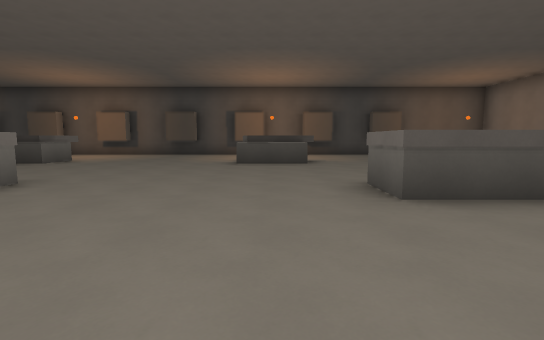
[1] (above)

17 first-person views from a walk through a 3-D level made in the Godot game engine. The camera is 1.4 m above the floor, tilts 6° down and sees 85° across. The floor is counted in squares, 2 m on a side. Each view is taken from the middle of a square. On the plan, view 1 faces up. The plan holds only what a view shows up to about 10 squares ahead; the rest is blank. The place goes on beyond the plan. Flat picture figures and markers are left out.

[2]
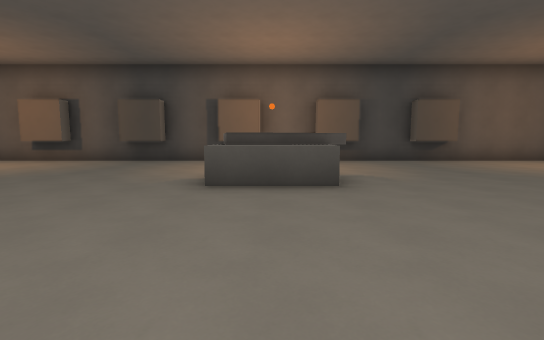

[3]
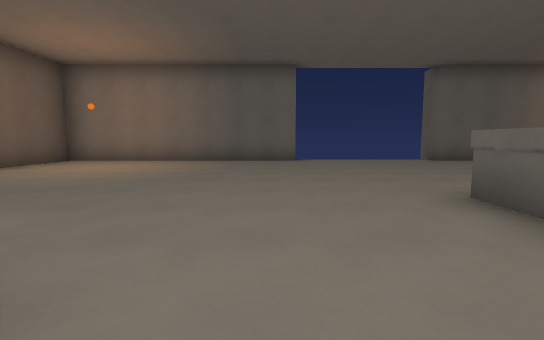

[4]
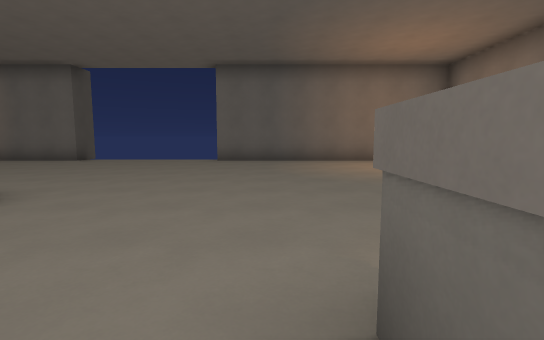

[5]
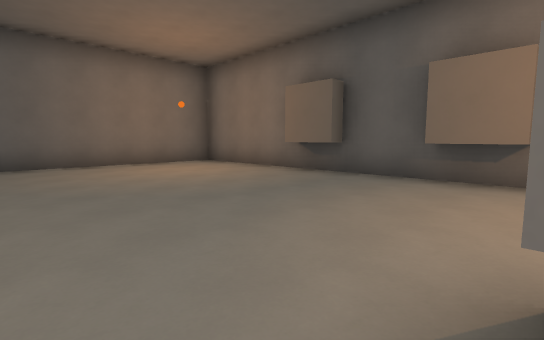

[6]
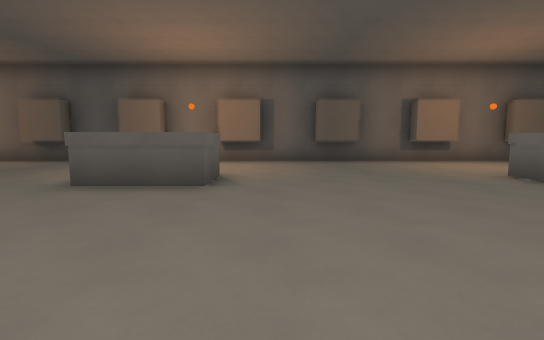

[7]
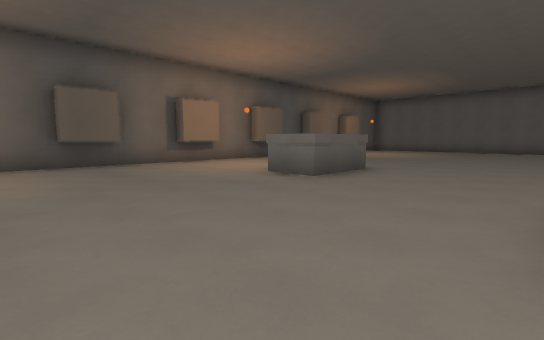

[8]
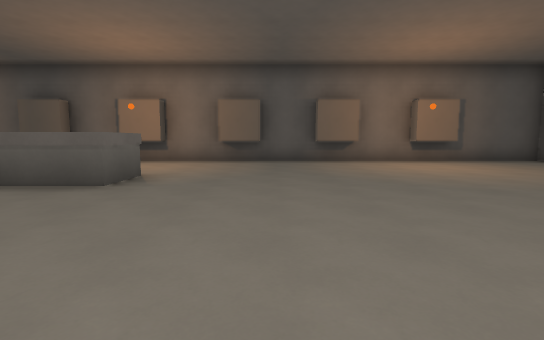

[9]
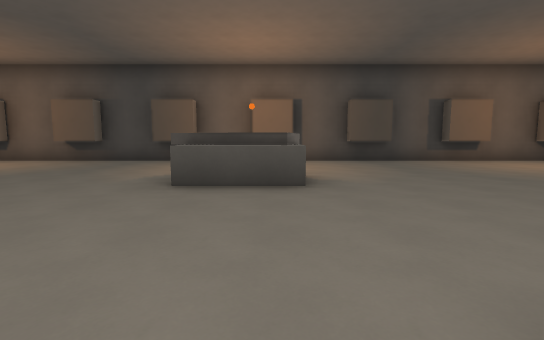

[10]
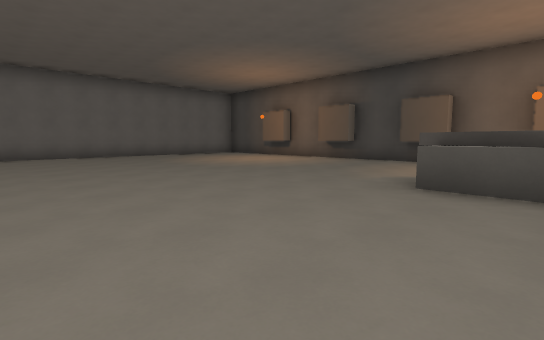

[11]
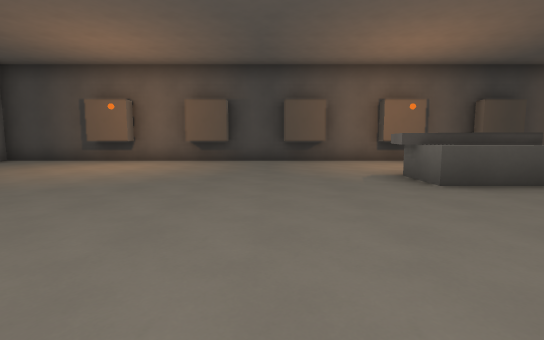

[12]
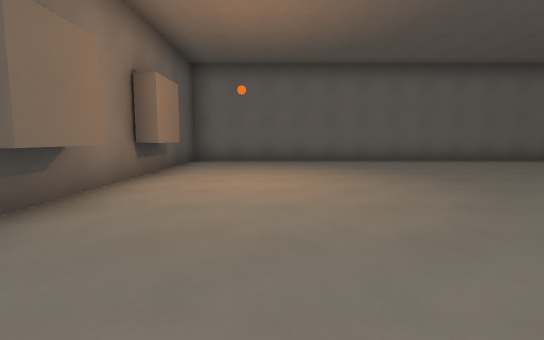

[13]
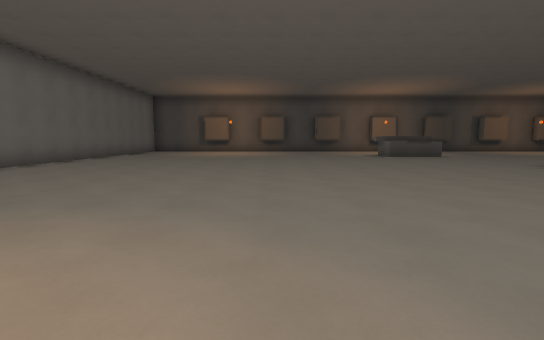

[14]
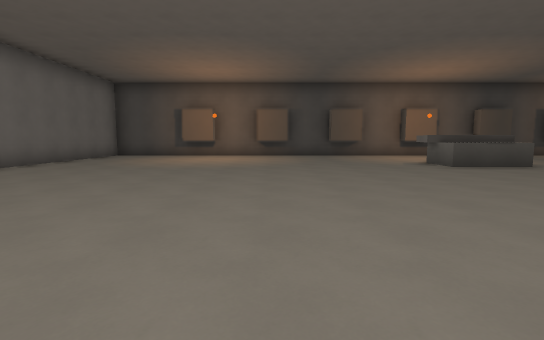

[15]
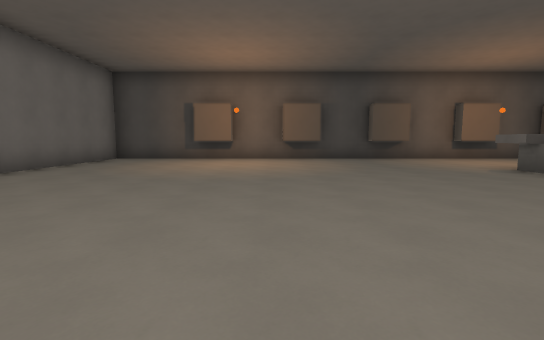

[16]
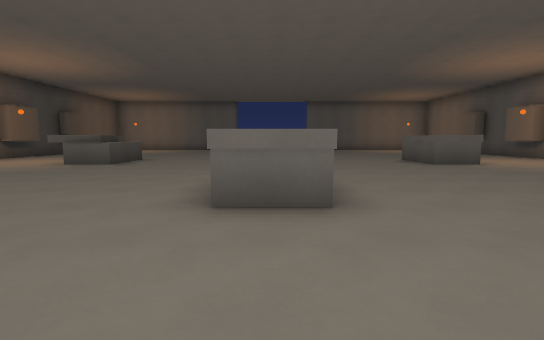

[17]
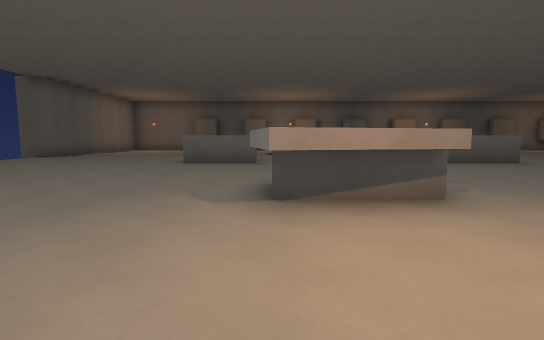

### Floor plan
Points are (right, up) in squares from view 1. A wall is a line through its corners. A room is listed if a view was taken in it or the views show most of it. See-through windows are left out.
Room 1 (views 1, 2, 3, 4, 5, 6, 7, 8, 9, 10, 11, 12, 13, 14, 15, 16, 17)
walls: (-6, 3.2) (-6, 4.6) (-4, 4.6) (-4, 4.2); (-6.5, 8.4) (-8.5, 8.4) (-8.5, 9.6); (-8.5, -1.8) (-8.5, -0.4) (-6.5, -0.4) (-6.5, -1.8); (-1, -1.8) (-1, -0.4) (1.1, -0.4); (-6.5, 9.6) (-6.5, 8.6) (-8.7, 9.2) (-8.4, 10.5); (-6.4, 10) (-6.8, 8.6); (-0.7, 8.8) (-1, 10) (1, 10.4) (1.3, 9.2) (-0.7, 8.8); (-4.8, -5) (-3.4, -5) (-3.4, -5.5); (3.1, 3.4) (1.5, 3.4) (1.5, 4.6) (3.6, 4.6); (1.1, 8.4) (-1, 8.4) (-1, 9.6) (1, 9.6); (-7.6, -5) (-6.5, -5) (-6.5, -5.5); (-1.6, -5) (-0.4, -5); (-10.6, -5) (-9.4, -5); (1.2, -5) (2.6, -5); (-3.4, 13) (-4.6, 13); (-6.5, 13.5) (-6.5, 13) (-7.6, 13); (1.4, -5.5) (9.5, -5.5) (9.5, 1.7); (-9.2, 13) (-10.6, 13); (-0.4, 13) (-1.6, 13) (-1.6, 13.5); (-13.6, -5) (-12.4, -5); (1.8, 13.5) (-19.5, 13.5) (-19.5, -5.5) (-0.2, -5.5); (4.4, -5.5) (4.4, -5) (5.6, -5); (-12.4, 13.5) (-12.4, 13) (-13.6, 13); (-16.6, -5) (-15.4, -5) (-15.4, -5.5); (5.6, 13) (4.4, 13) (4.4, 13.5); (-15.4, 13.5) (-15.4, 13) (-16.6, 13); (9.5, 6.2) (9.5, 13.5) (2.1, 13.5)

Positions as (right, up) in squares from view 1, and headings:
1: (0, 0), facing up
2: (0, 4), facing up
3: (0, 7), facing right
4: (0, 0), facing right
5: (1, 0), facing down-right
6: (-2, 4), facing down
7: (-2, 3), facing down-left
8: (-11, 4), facing down
9: (-7, 4), facing up
10: (-7, 4), facing up-left
11: (-11, 4), facing up
12: (-10, -3), facing left
13: (-13, -3), facing up
14: (-13, 1), facing up
15: (-14, 3), facing up
16: (-9, 4), facing right
17: (1, 13), facing down
